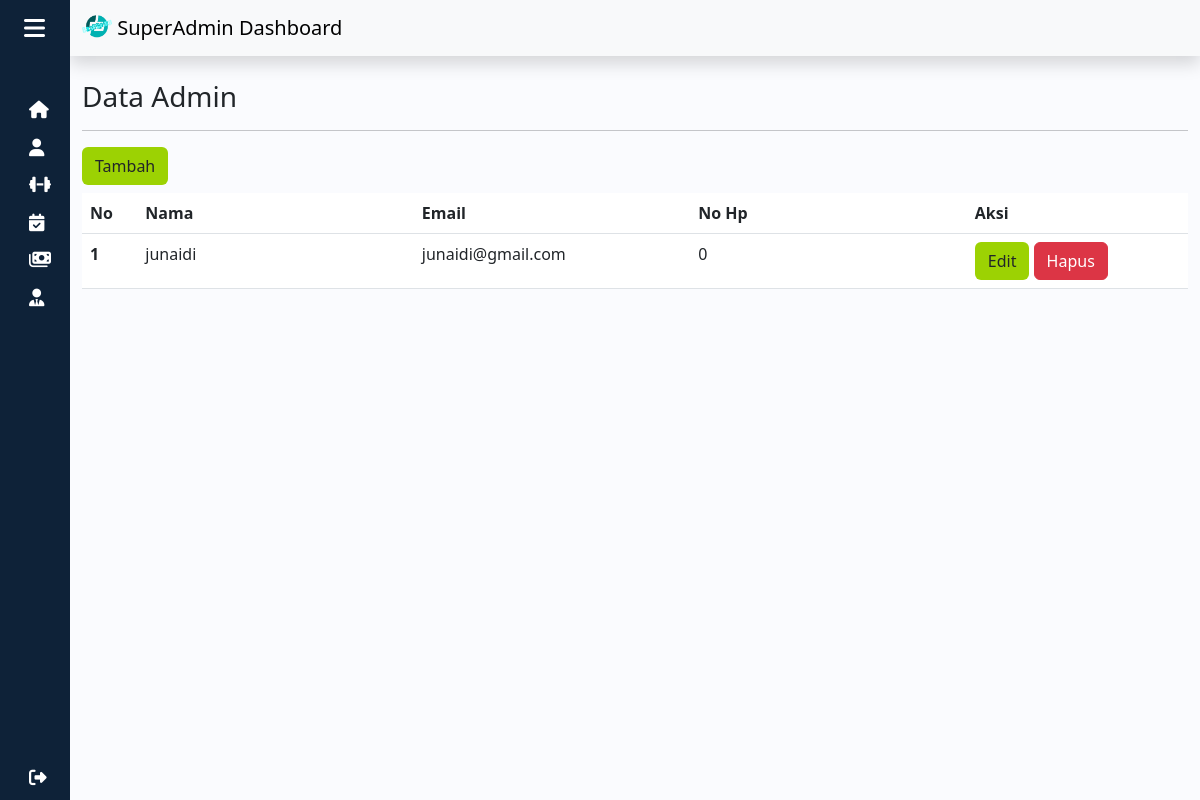
The page /admin/admin.php (signed in) on the database as committed earlier.
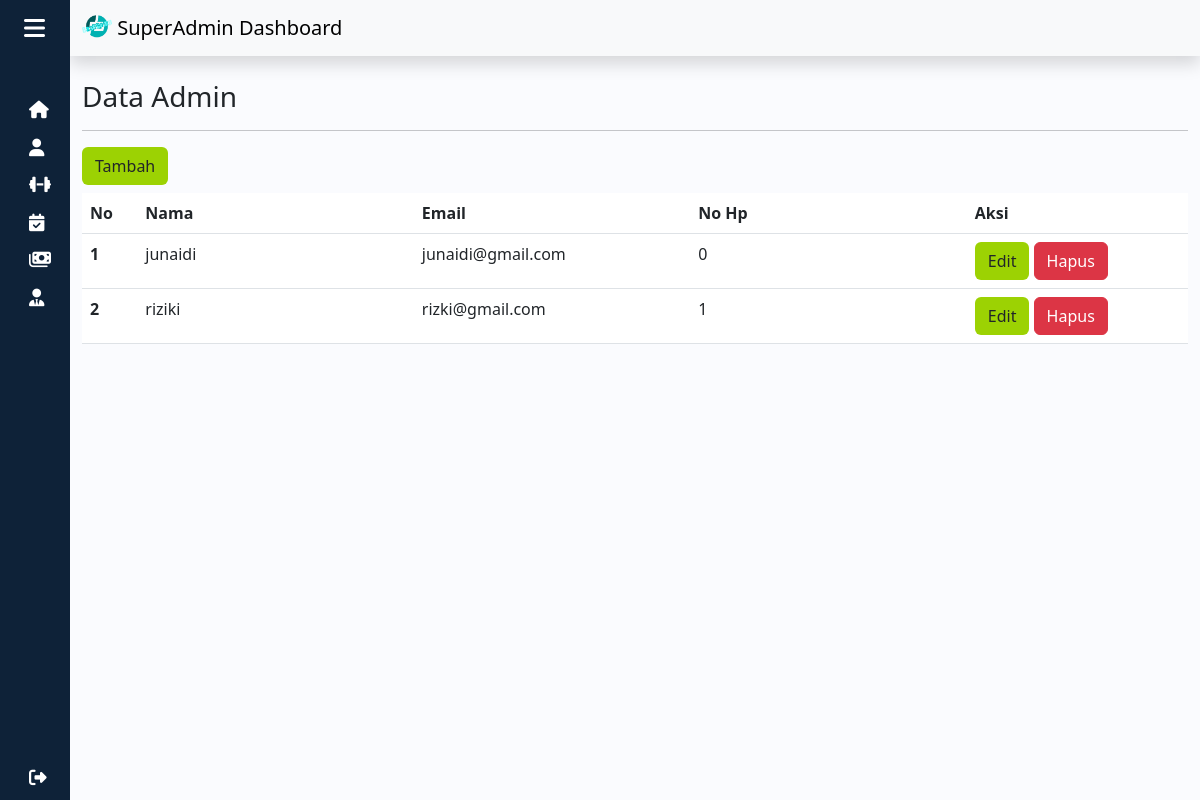
The same page on the database as committed later.
### tables this page shows
CREATE TABLE `user` (
  `id_user` int(11) NOT NULL,
  `id_role` int(11) NOT NULL,
  `email_user` varchar(50) NOT NULL,
  `password_user` varchar(50) NOT NULL,
  `nama_user` varchar(50) NOT NULL,
  `no_wa_user` varchar(15) NOT NULL
);

### session.php (called while the page is built)
<?php
if (!isset($_SESSION['role'])) {
  header("location:login.php");
} else {
  $role = $_SESSION['role'];
}
?>

### function.php (called while the page is built, shortened)
<?php
$conn = mysqli_connect("localhost", "root", "", "futsal");
function query($data)
{
    global $conn;
    $result = mysqli_query($conn, $data);
    $rows = [];
    while ($row = mysqli_fetch_assoc($result)) {
        $rows[] = $row;
    }
    return $rows;
}

### admin/admin.php (the view, shortened to what this page needs)
<?php
require "../function.php";
require "../session.php";
$admin = query("SELECT * FROM user WHERE id_role = 2");
?>
<!DOCTYPE html>
<html lang="en">
<head>
  <link rel="stylesheet" href="../style.css">
  <link rel="stylesheet" href="https://cdnjs.cloudflare.com/ajax/libs/font-awesome/6.4.0/css/all.min.css">
  <link href="https://cdn.lineicons.com/4.0/lineicons.css" rel="stylesheet" />
  <link href="https://cdn.jsdelivr.net/npm/bootstrap@5.3.0-alpha1/dist/css/bootstrap.min.css" rel="stylesheet">
</head>
<body>
  <div class="wrapper">
    <?php require_once '../templates/navbarAdmin.php'; ?>
    <div class="main">
      <nav class="navbar bg-light shadow">
        <div class="container-fluid">
          <a class="navbar-brand" href="#">
            <?php if ($role == "SuperAdmin") : ?>
              <img src="../assets/img/logo.png" alt="Logo" width="30" height="24" class="d-inline-block align-text-top">
              SuperAdmin Dashboard
            <?php endif; ?>
          </a>
        </div>
      </nav>
      <div class="container">
        <h3 class="mt-4">Data Admin</h3>
        <hr>
        <button class="btn btn-inti mb-2" data-bs-toggle="modal" data-bs-target="#tambahModal">Tambah</button>
        <div class="table-responsive">
          <table class="table table-hover ">
            <thead class="table-inti">
              <tr>
                <th style="width:5%;" scope="col">No</th>
                <th style="width:25%;" scope="col">Nama</th>
                <th style="width:25%;" scope="col">Email</th>
                <th style="width:25%;" scope="col">No Hp</th>
                <th style="width:20%;" scope="col">Aksi</th>
              </tr>
            </thead>
            <tbody>
              <?php $i = 1; ?>
              <?php foreach ($admin as $row) : ?>
                <tr>
                  <th scope="row"><?= $i++; ?></th>
                  <td><?= $row["nama_user"]; ?></td>
                  <td><?= $row["email_user"]; ?></td>
                  <td><?= $row["no_wa_user"]; ?></td>
                  <td>
                    <button class="btn btn-inti" data-bs-toggle="modal" data-bs-target="#editModal<?= $row["id_user"]; ?>">Edit</button>
                    <a href="./controller/hapusAdmin.php?id=<?= $row["id_user"]; ?>" class="btn btn-danger">Hapus</a>
                  </td>
                </tr>
              <?php endforeach; ?>
            </tbody>
          </table>
        </div>
      </div>
    </div>
</body>
</html>

Rows that differ between the two databases and show on the page:
added user: nama_user "riziki", email_user "rizki@gmail.com", no_wa_user "1"
